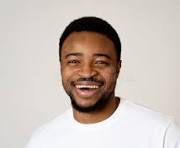
#> input picture sources/smile.png, 180 x 148 px, found by its file name
$ python ex36.py
#> lines starting #> are read from the running program, lines starting #| are printed output that depends on the picture; after the words box and inside, x2 and y2 are one past the last pixel; in counts of white or black regions, pixels touching at a corner belong together
import cv2
import numpy as np


def subtract_background_color(image_path, lower_color, upper_color):
    """
    Subtract background based on color range

    Args:
        image_path: Path to the input image
        lower_color: Array of lower HSV values [H, S, V]
        upper_color: Array of upper HSV values [H, S, V]

    Returns:
        Masked image with background removed
    """
    image = cv2.imread(image_path)
#> image is the input picture: shape (148, 180, 3); mean B, G, R 184, 190.6, 201.7
    if image is None:
        raise ValueError("Could not read the image")

    hsv = cv2.cvtColor(image, cv2.COLOR_BGR2HSV)
#> hsv: shape (148, 180, 3); mean H, S, V 33.1, 39.6, 202.4

    lower = np.array(lower_color)
    upper = np.array(upper_color)
    mask = cv2.inRange(hsv, lower, upper)
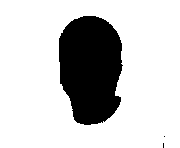
#> mask: shape (148, 180); 79% white; 3 black regions (2 under 20 px), largest, box (x1, y1, x2, y2) and area: (59, 16, 123, 125) 5590

    mask = cv2.bitwise_not(mask)

    result = cv2.bitwise_and(image, image, mask=mask)
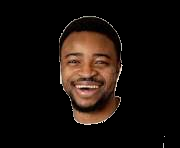
#> result: shape (148, 180, 3); mean B, G, R 11.4, 15.6, 23.7

    return result


if __name__ == "__main__":
    lower_color = [0, 0, 200]
    upper_color = [180, 30, 255]

    result = subtract_background_color('D:\SIMATS Engineering\ITA0513 Computer Vision\Practical\sources\smile.png', lower_color, upper_color)

    cv2.imshow('Result', result)
    cv2.waitKey(0)
    cv2.destroyAllWindows()

$ run again, with sources/face.png copied over sources/smile.png
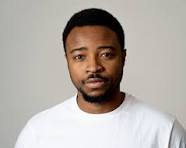
#> input picture sources/face.png, 186 x 148 px, found by its file name
#> in subtract_background_color, image is the input picture: shape (148, 186, 3); mean B, G, R 167.5, 173.5, 180.8
#> hsv: shape (148, 186, 3); mean H, S, V 43, 38.4, 182.4
#> in subtract_background_color, `mask = cv2.inRange(hsv, lower, upper)`:
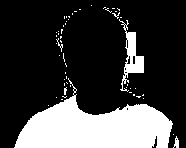
#> mask: shape (148, 186); 24% white; 54 white regions (50 under 20 px), largest, box (x1, y1, x2, y2) and area: (14, 78, 173, 148) 5773, (119, 19, 144, 92) 604, (173, 136, 179, 148) 41, (56, 38, 63, 52) 23
#> in subtract_background_color, `result = cv2.bitwise_and(image, image, mask=mask)`:
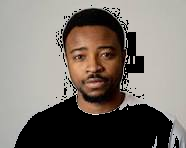
#> result: shape (148, 186, 3); mean B, G, R 110.7, 117.5, 125
